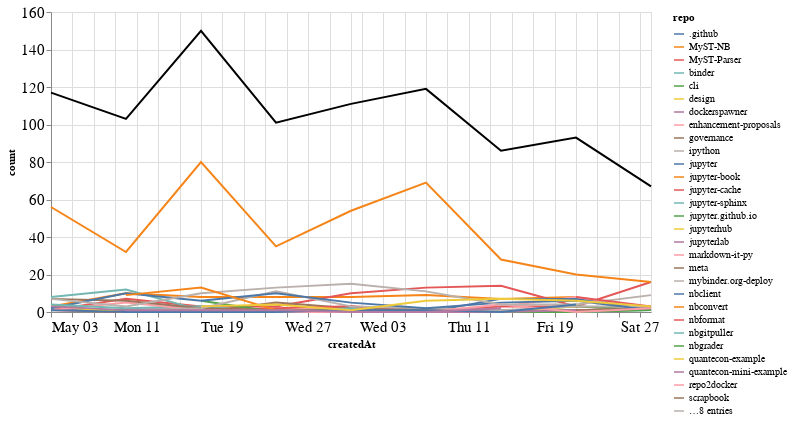

Write notebook code for a chart like this one.
### Markdown cell above
## Comments

### Code cell
comments_time = comments.groupby('repo').resample('W', on='createdAt').count()['author'].reset_index()
comments_time = comments_time.rename(columns={'author': 'count'})
comments_time_total = comments_time.groupby('createdAt').agg({"count": "sum"}).reset_index()
ch1 = alt.Chart(comments_time, width=600).mark_line().encode(
    x='createdAt',
    y='count',
    color='repo',
    tooltip="repo"
)

ch2 = alt.Chart(comments_time_total, width=600).mark_line(color="black").encode(
    x='createdAt',
    y='count',
)

ch1 + ch2

### Figure 1 — Vega-Lite specification as saved in the notebook (floating-point values rounded to 4 significant figures; data arrays with more than 128 entries replaced by an {"elided": "..."} marker saying what was removed)
{"config": {"axisLeft": {"labelFontSize": 15}, "axisBottom": {"labelFontSize": 15}}, "layer": [{"data": {"name": "data-2c5f2c76a9a5128d1da8b6201971d545"}, "mark": "line", "encoding": {"color": {"type": "nominal", "field": "repo"}, "tooltip": {"type": "nominal", "field": "repo"}, "x": {"type": "temporal", "field": "createdAt"}, "y": {"type": "quantitative", "field": "count"}}, "width": 600}, {"data": {"name": "data-655b335f38adf2728989531ed2f600d6"}, "mark": {"type": "line", "color": "black"}, "encoding": {"x": {"type": "temporal", "field": "createdAt"}, "y": {"type": "quantitative", "field": "count"}}, "width": 600}], "$schema": "https://vega.github.io/schema/vega-lite/v4.8.1.json", "datasets": {"data-2c5f2c76a9a5128d1da8b6201971d545": {"elided": "200 records"}, "data-655b335f38adf2728989531ed2f600d6": [{"createdAt": "2020-05-03T00:00:00", "count": 117}, {"createdAt": "2020-05-10T00:00:00", "count": 103}, {"createdAt": "2020-05-17T00:00:00", "count": 150}, {"createdAt": "2020-05-24T00:00:00", "count": 101}, {"createdAt": "2020-05-31T00:00:00", "count": 111}, {"createdAt": "2020-06-07T00:00:00", "count": 119}, {"createdAt": "2020-06-14T00:00:00", "count": 86}, {"createdAt": "2020-06-21T00:00:00", "count": 93}, {"createdAt": "2020-06-28T00:00:00", "count": 67}]}}
